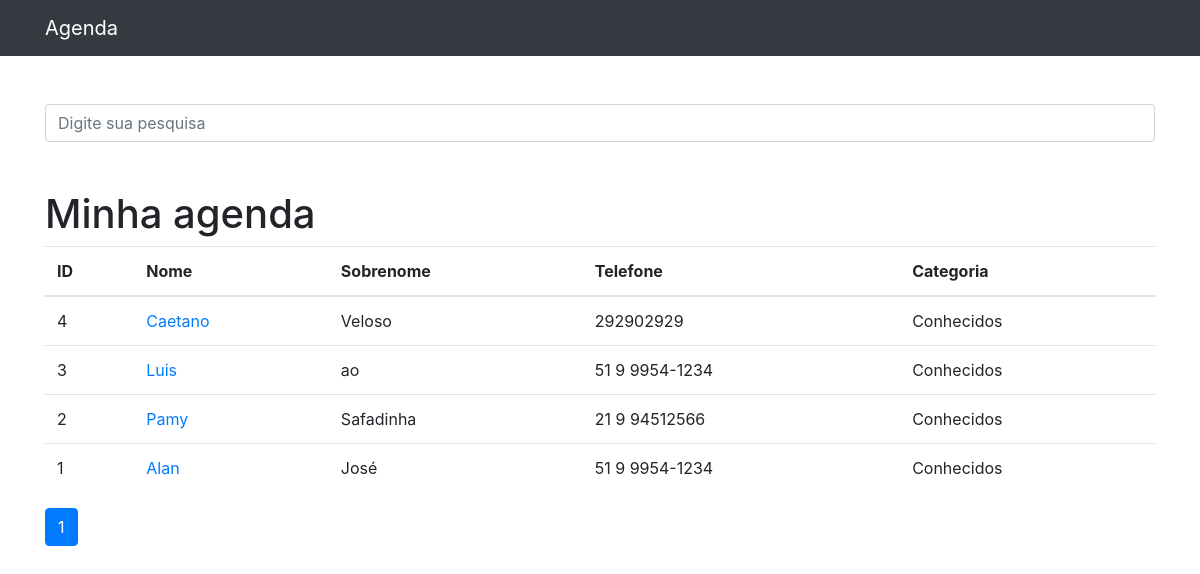
/, run on an earlier commit of the app's database.
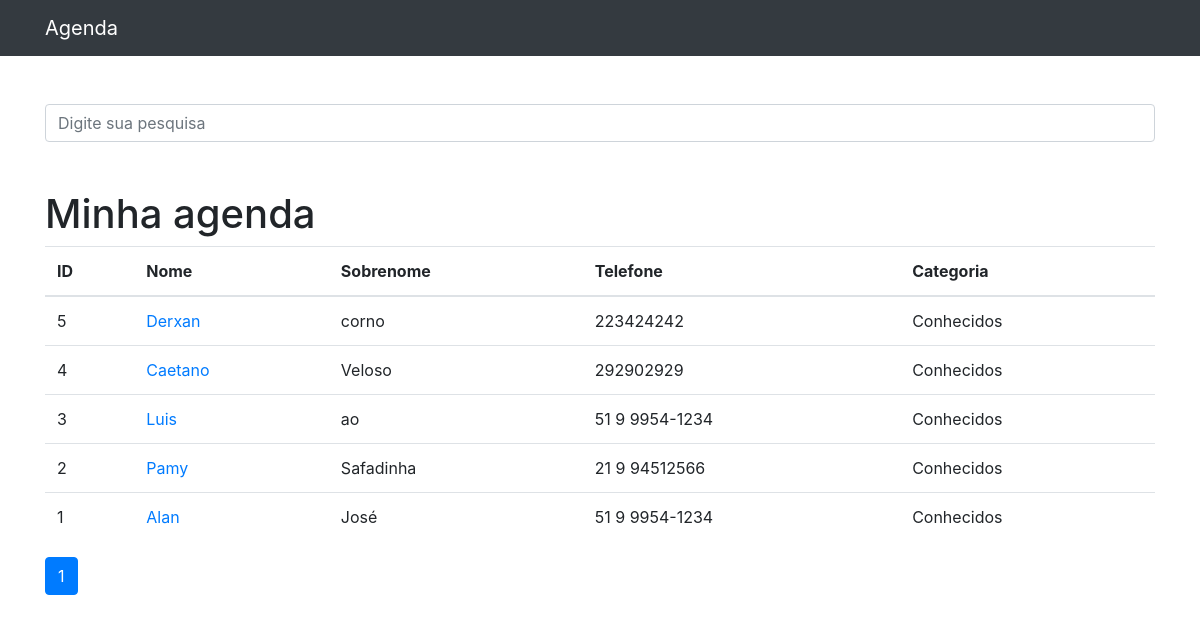
And on a later commit of the database.
### contatos/models.py (models this page shows, shortened)
class Contato(models.Model):
    nome = models.CharField(max_length=150)
    sobrenome = models.CharField(max_length=255, blank=True)
    telefone = models.CharField(max_length=255)
    email = models.CharField(max_length=255, blank=True)
    data_criacao = models.DateTimeField(default=timezone.now)
    descricao = models.TextField(blank=True)
    categoria = models.ForeignKey(Categoria, on_delete=models.DO_NOTHING)
    mostrar = models.BooleanField(default=True)
    foto = models.ImageField(blank=True, upload_to='fotos/%Y/%m/')

class Categoria(models.Model):
    nome = models.CharField(max_length=255)
    def __str__(self):
        return self.nome

### contatos/views.py (the view)
# urls.py: path('', views.index, name='index'),
def index(request):
    contatos = Contato.objects.order_by('-id').filter(
        mostrar=True
    )
    paginator = Paginator(contatos, 20)
    page = request.GET.get('p')
    contatos = paginator.get_page(page)
    return render(request, 'contatos/index.html', {
        'contatos': contatos
    })

### contatos/templates/contatos/index.html
{% extends 'base.html' %}
{%block conteudo%}
    <h1 class="mt-5">Minha agenda</h1>
    <table class="table">
      <thead>
        <tr>
          <th>ID</th>
          <th>Nome</th>
          <th>Sobrenome</th>
          <th>Telefone</th>
          <th>Categoria</th>
        </tr>
      </thead>
      <tbody>
        {% for contato in contatos %}
          <tr>
            <td>{{ contato.id }}</td>
            <td>
              <a href="{% url 'ver_contato' contato.id %}">{{ contato.nome }}</a>
            </td>
            <td>{{ contato.sobrenome }}</td>
            <td>{{ contato.telefone }}</td>
            <td>{{ contato.categoria }}</td>
          </tr>
        {% endfor %}
      </tbody>
    </table>
<nav aria-label="Page navigation example">
  <ul class="pagination">
    {% for pagina in contatos.paginator.page_range %}
      {% if contatos.number == pagina %}
        <li class="page-item active">
          <a class="page-link" href="?p={{ pagina }}&termo={{ request.GET.termo }}">{{pagina}}</a>
        </li>
      {% else %}
        <li class="page-item">
          <a class="page-link" href="?p={{ pagina }}&termo={{ request.GET.termo }}">{{pagina}}</a>
        </li>
      {% endif %}
    {% endfor %}
  </ul>
</nav>
{%endblock%}

What changed in the data, as far as the page shows it:
added Contato: id "5", nome "Derxan", sobrenome "corno", telefone "223424242", categoria "Conhecidos"
